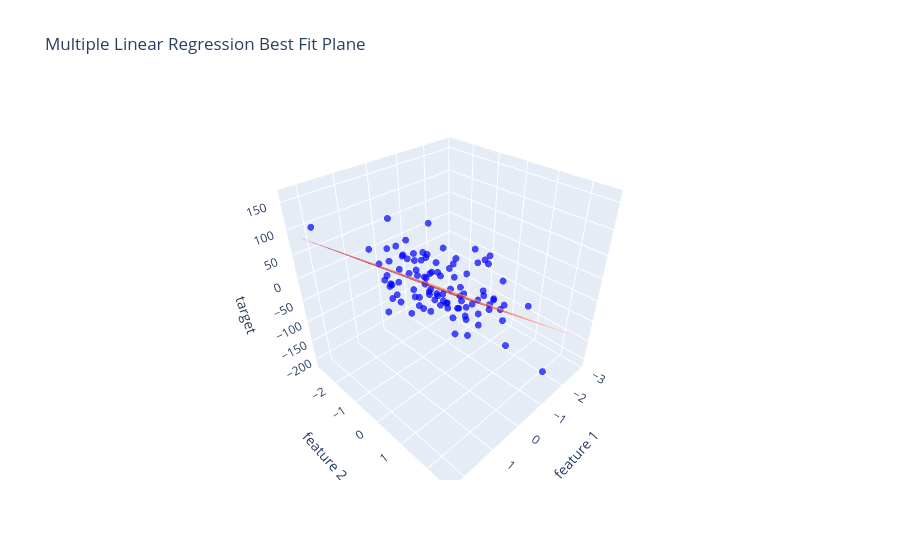

Notebook code for this chart:
### Code cell
x1_range = np.linspace(x[:, 0].min(), x[:, 0].max(), 30)
x2_range = np.linspace(x[:, 1].min(), x[:, 1].max(), 30)
x1_grid, x2_grid = np.meshgrid(x1_range, x2_range)

plane_input = np.column_stack((x1_grid.ravel(), x2_grid.ravel()))
z_plane = lr.predict(plane_input).reshape(x1_grid.shape)

fig = go.Figure()

fig.add_trace(go.Scatter3d(
    x=df['feature 1'],
    y=df['feature 2'],
    z=df['target'],
    mode='markers',
    marker=dict(size=4, color='blue', opacity=0.7),
    name='Actual data'
))

fig.add_trace(go.Surface(
    x=x1_grid,
    y=x2_grid,
    z=z_plane,
    opacity=0.6,
    colorscale='Reds',
    name='Best fit plane',
    showscale=False
))

fig.update_layout(
    title='Multiple Linear Regression Best Fit Plane',
    scene=dict(
        xaxis_title='feature 1',
        yaxis_title='feature 2',
        zaxis_title='target'
    )
)

fig.show()
